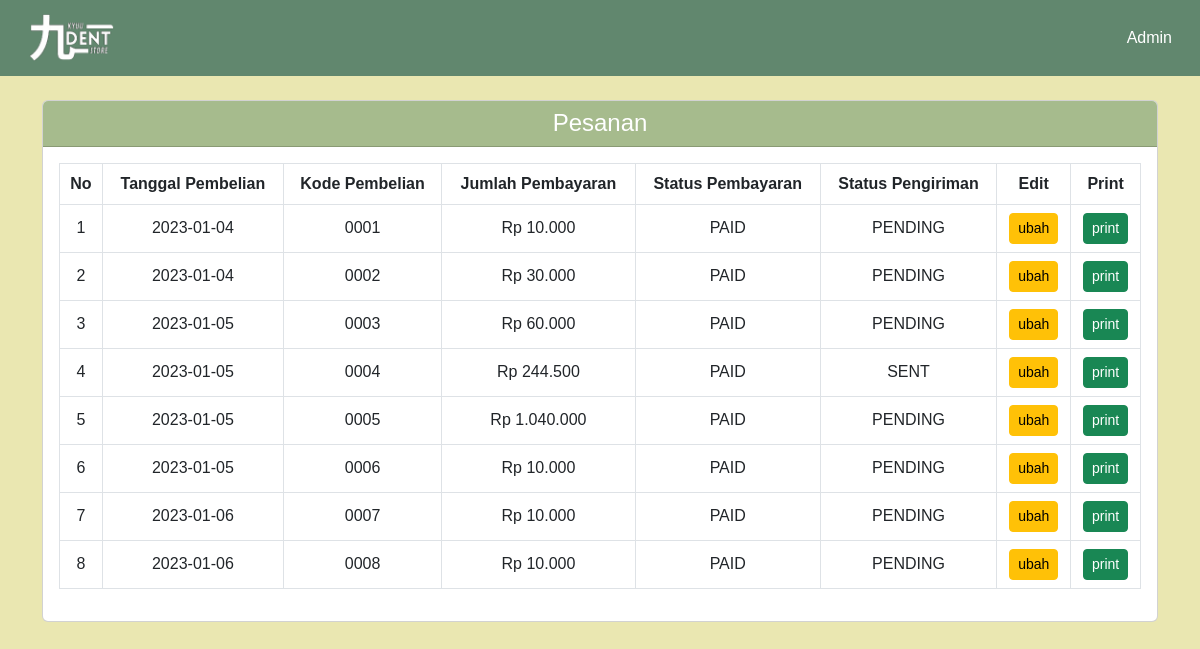
The app's page /?p=adminPesanan (signed in) with its own data.
### tables this page shows
CREATE TABLE `pembelian` (
  `id_pembelian` varchar(11) NOT NULL,
  `id_pelanggan` int(11) NOT NULL,
  `nama_owner` varchar(100) NOT NULL,
  `tanggal_pembelian` date NOT NULL,
  `total_pembelian` varchar(100) NOT NULL,
  `e-money` varchar(100) NOT NULL,
  `e-money_number` varchar(100) NOT NULL,
  `status_pembayaran` varchar(100) NOT NULL,
  `status_pembelian` varchar(100) NOT NULL
);

### page/adminPesanan.php (the view)
<div class="container">
    <div class="card col-12 p-0 detail">
        <div class="card-header bg-ijo2">
            <h4 class="card-title text-center mb-0 text-white">Pesanan</h4>
        </div>
        <div class="card-body">
            <table class="table table-bordered align-middle text-center">
                <thead>
                    <tr>
                        <th>No</th>
                        <th>Tanggal Pembelian</th>
                        <th>Kode Pembelian</th>
                        <th>Jumlah Pembayaran</th>
                        <th>Status Pembayaran</th>
                        <th>Status Pengiriman</th>
                        <th>Edit</th>
                        <th>Print</th>
                    </tr>
                </thead>
                <tbody>
                    <?php
                        $nomor = 1;
                        $ambil = $conn -> query("SELECT * FROM pembelian");
                        while($pisah = $ambil -> fetch_assoc()){?>
                        <tr>
                            <td><?= $nomor; ?></td>
                            <td><?= $pisah['tanggal_pembelian']; ?></td>
                            <td><?= $pisah['id_pembelian']; ?></td>
                            <td><?= 'Rp '.number_format($pisah['total_pembelian'],0,".",".").''; ?></td>
                            <td><?= $pisah['status_pembayaran']; ?></td>
                            <td><?= $pisah['status_pembelian']; ?></td>
                            <td>
                                <a href="?p=editPembelian&id=<?= $pisah['id_pembelian']; ?>" class="btn btn-warning btn-sm">ubah</a>
                            </td>
                            <td>
                               <a href="?p=printPembelian&id=<?= $pisah['id_pembelian']; ?>"  class="btn btn-success btn-sm">print</a>
                            </td>
                        </tr><?php
                        $nomor++;
                        }
                    ?>
                </tbody>
            </table>
        </div>
    </div>
</div>

### records on screen
pembelian: tanggal_pembelian "2023-01-04", id_pembelian "0001", total_pembelian "10.000", status_pembayaran "PAID", status_pembelian "PENDING"
pembelian: tanggal_pembelian "2023-01-04", id_pembelian "0002", total_pembelian "30.000", status_pembayaran "PAID", status_pembelian "PENDING"
pembelian: tanggal_pembelian "2023-01-05", id_pembelian "0003", total_pembelian "60.000", status_pembayaran "PAID", status_pembelian "PENDING"
pembelian: tanggal_pembelian "2023-01-05", id_pembelian "0004", total_pembelian "244.500", status_pembayaran "PAID", status_pembelian "SENT"
pembelian: tanggal_pembelian "2023-01-05", id_pembelian "0005", total_pembelian "1.040.000", status_pembayaran "PAID", status_pembelian "PENDING"
pembelian: tanggal_pembelian "2023-01-05", id_pembelian "0006", total_pembelian "10.000", status_pembayaran "PAID", status_pembelian "PENDING"
pembelian: tanggal_pembelian "2023-01-06", id_pembelian "0007", total_pembelian "10.000", status_pembayaran "PAID", status_pembelian "PENDING"
pembelian: tanggal_pembelian "2023-01-06", id_pembelian "0008", total_pembelian "10.000", status_pembayaran "PAID", status_pembelian "PENDING"
